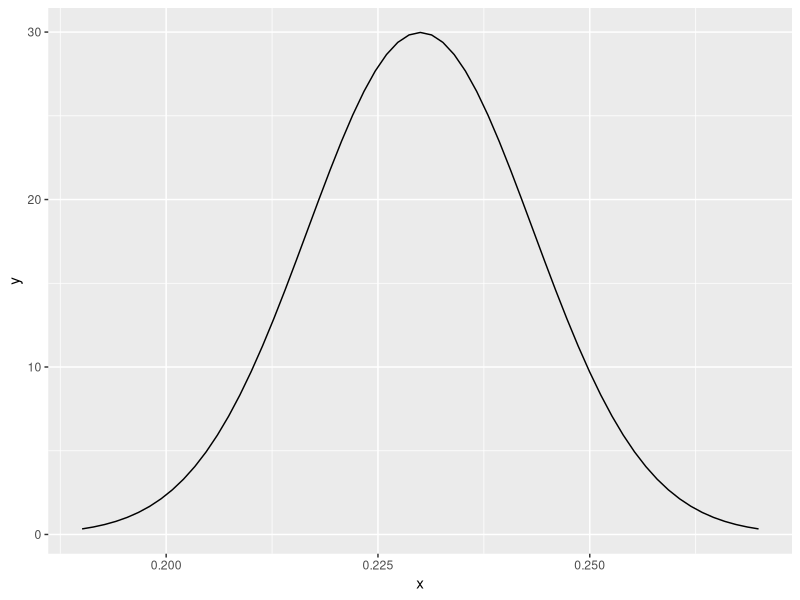

Write the R code that produced this figure.
## ---- chunk 1
library(knitr)
library(tidyverse)
knitr::opts_chunk$set(eval = TRUE, results = TRUE)
## ---- chunk 2
pnorm(16.5,12,3)
#93.3 percentile.
## ---- chunk 3
qnorm(.05, 12, 3)
qnorm(.95,12,3)
## ---- chunk 4
mean <- .23
sd <- sqrt(.23*.77/1000)
x <- seq(mean-(3*sd),mean+(3*sd),sd/10)
y <-dnorm(x,.23,(sqrt(.23*.77/1000)))
df <- data.frame(x,y)
ggplot(df, aes(x,y))+geom_line()
## ---- chunk 5
qnorm(.025)
qnorm(.975)
## ---- chunk 6
mean - 1.96 * sd
mean + 1.96 * sd
## ---- chunk 7
(1.96)^2*0.5*0.5/0.03/0.03
## ---- chunk 8
#type your calculations here
## ---- chunk 9
#type your calculations here
## ---- chunk 10
#type your calculations here
